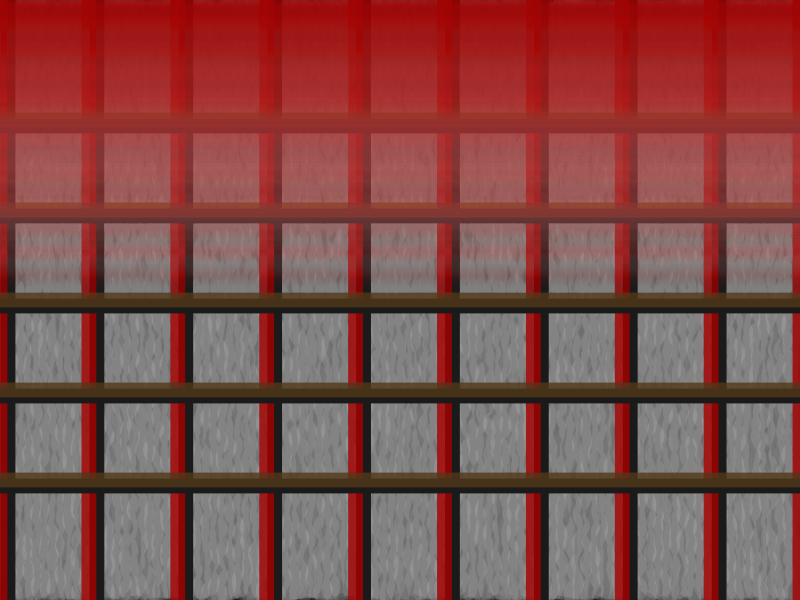

Reproduce this figure in R.
## ---- chunk 1
#=============================================================================#
#Library Load-in---------------------------------------------------------------
#=============================================================================#
library(dplyr)
library(ggplot2)

#=============================================================================#
#Data Creation-----------------------------------------------------------------
#=============================================================================#

#Picking out colors to use#
burberry_colors <- c("#A70100", "#513819", "#956226", "#747674", "#0D100E", "#ffffff")

#Background color
back_color <- "#B8A081"
  
#Vertical Lines#
red_lines <- tibble(x = seq(0,10, length = 10),
                    xend = x,
                    y = 0,
                    yend = 10,
                    group = "redlines")

#Horizontal Lines#
tan_lines <- tibble(y = seq(2,8, length = 5),
                    yend = y,
                    x = 0,
                    xend = 10,
                    group = "tan lines")

#Background waves#
texture <- tibble(x = seq(0,10, length = 100), 
                  y = x) |>
  expand.grid()

#Red Fog#
textbar <- tibble(x = 0,
                  xend = 10,
                  y = seq(10,0, length = 1000),
                  yend = y,
                  group = "textbar",
                  color = colorRampPalette(c("#A70100", "#ffffff"))(1000))


red_lines |>
  ggplot(aes(x,y, group = group))+
  theme_void()+
  theme(plot.background = element_rect(fill = back_color))+
  geom_path(data = texture, aes( group = x), 
            linewidth= 15, 
            color = "#000000", 
            alpha = 1, position = position_jitter(width = .05))+
  geom_path(data = texture, aes( group = x), 
            linewidth= 10, 
            color = "#555555", 
            alpha = .3, 
            position = position_jitter(width = .05))+
  geom_path(data = texture, aes( group = x), 
            linewidth= 10, 
            color = "#ffffff", 
            alpha = .1, 
            position = position_jitter(width = .05))+
  geom_segment(aes(x = (x +.1), xend = (xend + .1), yend = yend), 
               color = "#1a1a1a", 
               linewidth = 5)+
  geom_segment(aes(xend = xend, yend = yend), 
               color = burberry_colors[1], 
               alpha = .8, 
               linewidth = 5)+
  geom_segment(data = tan_lines, aes(y = (y -.1), xend = xend, yend = yend - .1), 
             color = "#1a1a1a", 
             linewidth = 5)+
  geom_segment(data = tan_lines, aes(xend = xend, yend = yend), 
               color = burberry_colors[2], 
               alpha = .8, 
               linewidth = 5)+
  geom_segment(data = textbar, aes(xend = xend, yend = yend), 
               color = textbar$color, 
               alpha = c(seq(.1,0, length = 500),rep(0,500)), 
               linewidth = 5)+
  coord_cartesian(xlim = c(0,10), ylim = c(0,10), expand = FALSE)

